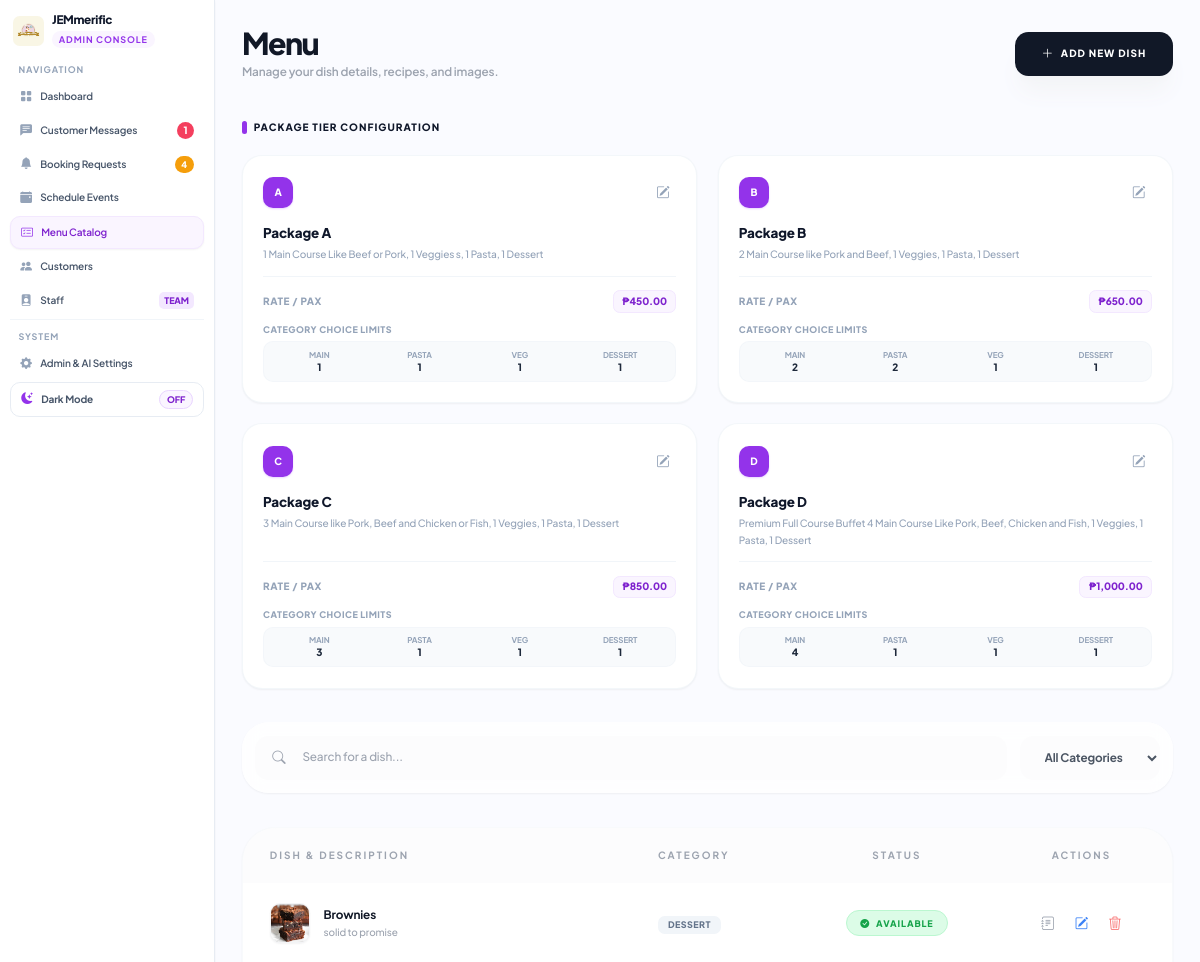
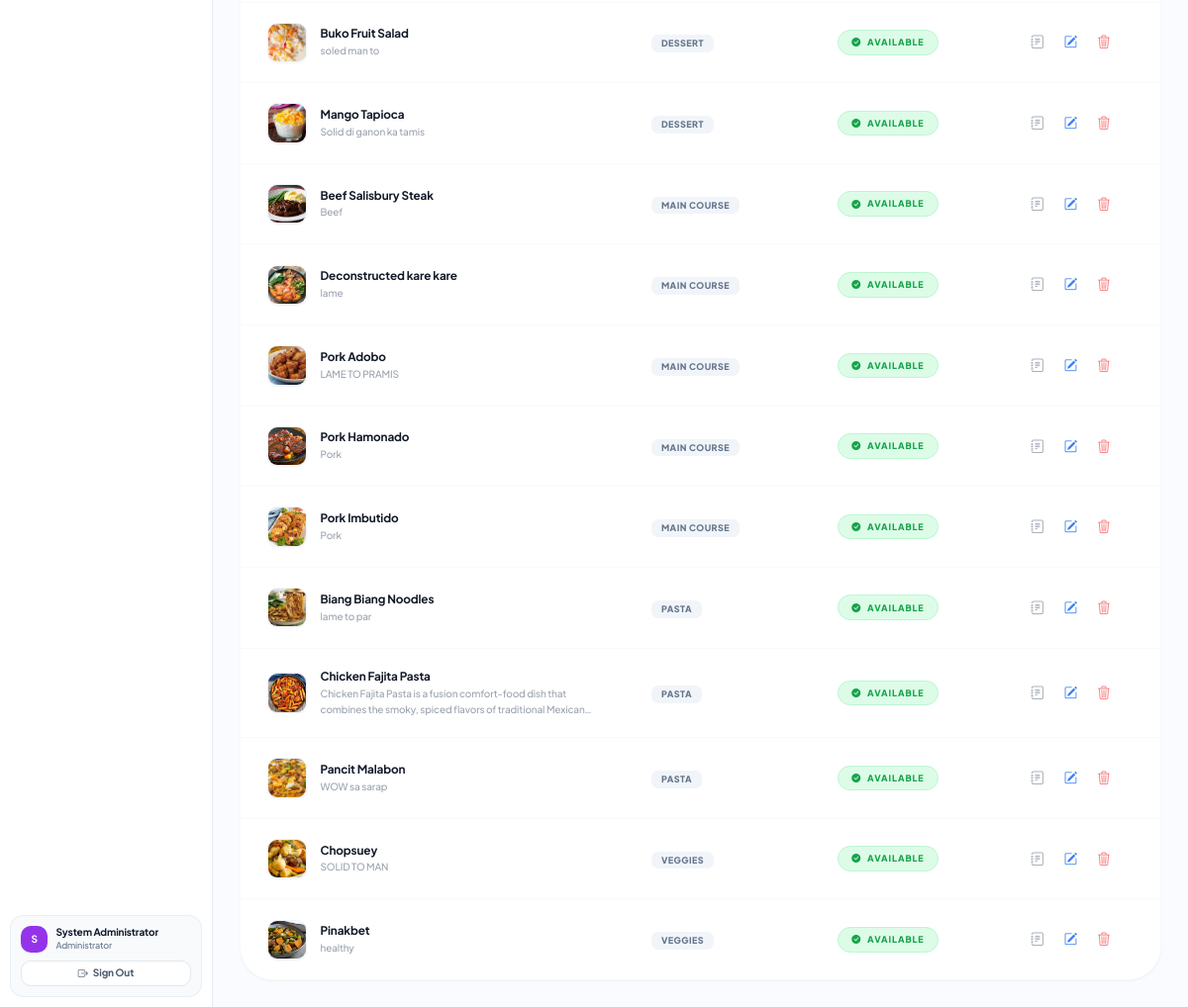
The app's page /inventory.php (signed in) with its own data (2 pictures, top to bottom).
### tables this page shows
CREATE TABLE `packages` (
  `package_id` char(1) NOT NULL,
  `package_name` varchar(100) NOT NULL,
  `price_per_pax` decimal(10,2) NOT NULL,
  `main_course_limit` int(11) NOT NULL DEFAULT 0,
  `dessert_limit` int(11) NOT NULL DEFAULT 0,
  `soup_limit` int(11) NOT NULL DEFAULT 0,
  `veggies_limit` int(11) DEFAULT 0,
  `pasta_limit` int(11) DEFAULT 0,
  `description` text DEFAULT NULL,
  `inclusions` text DEFAULT NULL
);

CREATE TABLE `menu_items` (
  `item_id` int(11) NOT NULL,
  `category_id` int(11) DEFAULT NULL,
  `item_name` varchar(100) NOT NULL,
  `description` text DEFAULT NULL,
  `recipe` text DEFAULT NULL,
  `image_path` varchar(255) DEFAULT NULL,
  `image_url` varchar(255) DEFAULT NULL,
  `price` decimal(10,2) DEFAULT NULL,
  `is_available` tinyint(1) DEFAULT 1
);

CREATE TABLE `menu_categories` (
  `category_id` int(11) NOT NULL,
  `category_name` varchar(50) NOT NULL
);

### inventory.php (the view, shortened to what this page needs)
<?php
require_once 'db_config.php';
$search = $_GET['search'] ?? '';
$where = " WHERE 1=1";
$menu_res = $conn->query("SELECT mi.*, mc.category_name
                          FROM menu_items mi
                          JOIN menu_categories mc ON mi.category_id = mc.category_id
                          $where
                          ORDER BY mc.category_name ASC, mi.item_name ASC");
$packages_res = $conn->query("SELECT * FROM packages ORDER BY package_id ASC");
?>
<!DOCTYPE html>
<html lang="en">
<head>
    <script src="https://cdn.tailwindcss.com"></script>
    <link rel="stylesheet" href="https://cdn.jsdelivr.net/npm/bootstrap-icons@1.11.1/font/bootstrap-icons.css">
</head>
<body class="flex min-h-screen">
    <?php require_once 'includes/admin_sidebar.php'; ?>
    <main class="flex-1 lg:ml-64 p-4 sm:p-6 md:p-8 transition-all">
        <header class="flex flex-col md:flex-row justify-between items-start md:items-center gap-4 sm:gap-6 mb-8 sm:mb-12">
            <div class="flex items-start gap-3.5">
                <div>
                    <h2 class="text-3xl sm:text-4xl font-black text-gray-900 tracking-tighter">Menu</h2>
                    <p class="text-xs sm:text-sm text-gray-400 font-semibold mt-1">Manage your dish details, recipes, and images.</p>
                </div>
            </div>
            <button onclick="toggleModal('addDishModal')" class="w-full sm:w-auto min-h-[44px] bg-gray-900 text-white px-6 sm:px-8 py-3.5 sm:py-4 rounded-2xl text-[10px] font-black uppercase tracking-widest flex items-center justify-center gap-2 hover:bg-purple-600 transition shadow-xl shadow-gray-100 active:scale-[0.99]">
                <i class="bi bi-plus-lg text-sm"></i> Add New Dish
            </button>
        </header>
        <div class="mb-10">
            <div class="flex items-center gap-2 mb-6">
                <span class="w-1.5 h-4 bg-purple-600 rounded-full"></span>
                <h3 class="text-xs font-black text-slate-900 uppercase tracking-widest">Package Tier Configuration</h3>
            </div>
            <div class="grid grid-cols-1 sm:grid-cols-2 xl:grid-cols-4 gap-6">
                <?php while ($pkg = $packages_res->fetch_assoc()): ?>
                <div class="bg-white p-6 rounded-3xl shadow-sm border border-slate-100/80 relative hover:shadow-md transition-all group flex flex-col justify-between">
                    <div>
                        <div class="flex justify-between items-center mb-4">
                            <div class="w-9 h-9 rounded-xl bg-purple-600 text-white flex items-center justify-center font-extrabold text-xs shadow-sm shadow-purple-200">
                                <?= htmlspecialchars($pkg['package_id']) ?>
                            </div>
                            <button onclick='openEditPackageModal(<?= json_encode($pkg) ?>)' class="p-2 text-slate-400 hover:text-purple-600 hover:bg-purple-50 rounded-xl transition" title="Edit Package Tier">
                                <i class="bi bi-pencil-square text-base"></i>
                            </button>
                        </div>
                        <h4 class="font-extrabold text-slate-900 text-base mb-1"><?= htmlspecialchars($pkg['package_name']) ?></h4>
                        <p class="text-xs text-slate-400 font-medium leading-relaxed mb-4 line-clamp-2"><?= htmlspecialchars($pkg['description'] ?? 'No description set.') ?></p>
                    </div>
                    <div class="pt-4 border-t border-slate-100 space-y-3">
                        <div class="flex justify-between items-center">
                            <span class="text-[10px] font-extrabold text-slate-400 uppercase tracking-wider">Rate / PAX</span>
                            <span class="text-xs font-black text-purple-700 bg-purple-50 px-2.5 py-1 rounded-lg border border-purple-100">
                                ₱<?= number_format($pkg['price_per_pax'], 2) ?>
                            </span>
                        </div>
                        <div>
                            <span class="text-[9px] font-extrabold text-slate-400 uppercase tracking-wider block mb-1.5">Category Choice Limits</span>
                            <div class="grid grid-cols-4 gap-1 bg-slate-50 p-2 rounded-xl border border-slate-100/70 text-center">
                                <div><p class="text-[8px] font-bold text-slate-400 uppercase">Main</p><p class="text-xs font-black text-slate-800"><?= $pkg['main_course_limit'] ?? 0 ?></p></div>
                                <div><p class="text-[8px] font-bold text-slate-400 uppercase">Pasta</p><p class="text-xs font-black text-slate-800"><?= $pkg['pasta_limit'] ?? 0 ?></p></div>
                                <div><p class="text-[8px] font-bold text-slate-400 uppercase">Veg</p><p class="text-xs font-black text-slate-800"><?= $pkg['veggies_limit'] ?? 0 ?></p></div>
                                <div><p class="text-[8px] font-bold text-slate-400 uppercase">Dessert</p><p class="text-xs font-black text-slate-800"><?= $pkg['dessert_limit'] ?? 0 ?></p></div>
                            </div>
                        </div>
                    </div>
                </div>
                <?php endwhile; ?>
            </div>
        </div>
        <div class="glass-card p-4 rounded-[2rem] mb-10 shadow-sm flex items-center gap-4">
            <form action="" method="GET" class="flex flex-col sm:flex-row flex-1 gap-3 sm:gap-4 w-full">
                <div class="relative flex-1">
                    <i class="bi bi-search absolute left-5 top-3.5 text-gray-400"></i>
                    <input type="text" name="search" value="<?= htmlspecialchars($search) ?>" placeholder="Search for a dish..."
                           class="w-full pl-14 pr-6 py-3.5 bg-gray-50/50 border-none rounded-2xl text-sm font-medium focus:ring-2 focus:ring-purple-500/20 min-h-[44px]">
                </div>
                <select name="category" onchange="this.form.submit()" class="bg-gray-50/50 border-none rounded-2xl px-6 py-3.5 text-sm font-bold text-gray-600 focus:ring-2 focus:ring-purple-500/20 min-h-[44px]">
                    <option value="">All Categories</option>
                </select>
            </form>
        </div>
        <div class="bg-white rounded-[2.5rem] overflow-hidden shadow-sm border border-slate-50">
            <div class="overflow-x-auto">
            <table class="w-full text-left">
                <thead class="bg-gray-50/50">
                    <tr class="text-[10px] font-black text-gray-400 uppercase tracking-[0.2em]">
                        <th class="px-8 py-6">Dish & Description</th>
                        <th class="px-8 py-6">Category</th>
                        <th class="px-8 py-6 text-center">Status</th>
                        <th class="px-8 py-6 text-center">Actions</th>
                    </tr>
                </thead>
                <tbody class="divide-y divide-gray-50">
                    <?php if($menu_res->num_rows > 0): ?>
                        <?php while($item = $menu_res->fetch_assoc()): ?>
                        <tr class="hover:bg-gray-50/30 transition group">
                            <td class="px-8 py-6 min-w-[260px] max-w-sm">
                                <div class="flex items-center gap-4">
                                    <div class="w-12 h-12 shrink-0 aspect-square rounded-xl overflow-hidden shadow-sm border border-gray-100 bg-gray-50 relative flex items-center justify-center">
                                        <?php if(!empty($item['image_path'])): ?>
                                            <img src="<?= htmlspecialchars($item['image_path']) ?>" alt="<?= htmlspecialchars($item['item_name']) ?>" class="dish-img-preview w-full h-full aspect-square object-cover block">
                                        <?php else: ?>
                                            <div class="w-full h-full bg-purple-50 text-purple-600 flex items-center justify-center font-black text-xs uppercase">
                                                <?= substr($item['item_name'], 0, 1) ?>
                                            </div>
                                        <?php endif; ?>
                                    </div>
                                    <div class="min-w-0 flex-1">
                                        <p class="font-bold text-gray-900 text-sm truncate"><?= htmlspecialchars($item['item_name']) ?></p>
                                        <p class="text-[10px] text-gray-400 font-medium line-clamp-2 leading-relaxed"><?= htmlspecialchars($item['description'] ?: 'No description provided.') ?></p>
                                    </div>
                                </div>
                            </td>
                            <td class="px-8 py-6">
                                <span class="px-3 py-1 bg-slate-100 rounded-lg text-[9px] font-black text-slate-500 uppercase tracking-wider">
                                    <?= htmlspecialchars($item['category_name']) ?>
                                </span>
                            </td>
                            <td class="px-8 py-6 text-center">
                                <button onclick="toggleAvailability(<?= $item['item_id'] ?>, <?= $item['is_available'] ?>)"
                                        class="px-4 py-1.5 rounded-full text-[9px] font-black tracking-widest uppercase transition-all cursor-pointer
                                        <?= $item['is_available'] ? 'bg-green-100 text-green-600 border border-green-200' : 'bg-gray-100 text-gray-400 border border-gray-200' ?>">
                                    <i class="bi <?= $item['is_available'] ? 'bi-check-circle-fill' : 'bi-slash-circle' ?> mr-1"></i>
                                    <?= $item['is_available'] ? 'Available' : 'Unavailable' ?>
                                </button>
                            </td>
                            <td class="px-8 py-6 text-center">
                                <div class="flex items-center justify-center gap-1">
                                    <button onclick='viewRecipe(<?= json_encode($item) ?>)' class="p-2.5 text-gray-400 hover:text-purple-600 hover:bg-purple-50 rounded-xl transition" title="View Recipe">
                                        <i class="bi bi-journal-text"></i>
                                    </button>
                                    <button onclick='openEditModal(<?= json_encode($item) ?>)' class="p-2.5 text-blue-500 hover:bg-blue-50 rounded-xl transition" title="Edit">
                                        <i class="bi bi-pencil-square"></i>
                                    </button>
                                    <button onclick="confirmDelete(<?= $item['item_id'] ?>)" class="p-2.5 text-red-400 hover:bg-red-50 rounded-xl transition" title="Delete">
                                        <i class="bi bi-trash3"></i>
                                    </button>
                                </div>
                            </td>
                        </tr>
                        <?php endwhile; ?>
                    <?php else: ?>
                        <tr><td colspan="5" class="py-20 text-center text-gray-300 text-xs font-bold uppercase tracking-widest">No items found</td></tr>
                    <?php endif; ?>
                </tbody>
            </table>
            </div>
        </div>
    </main>
</body>
</html>

### inventory.php (style rules this page uses)
body { font-family: 'Plus Jakarta Sans', sans-serif; letter-spacing: -0.01em; background-color: #FAFBFF; }
.glass-card { background: rgba(255, 255, 255, 0.8); backdrop-filter: blur(10px); }
.dish-img-preview { transition: transform 0.5s ease; width: 100%; height: 100%; aspect-ratio: 1 / 1; object-fit: cover; display: block; }
.line-clamp-2 { display: -webkit-box; -webkit-line-clamp: 2; -webkit-box-orient: vertical; overflow: hidden; }

### includes/admin_sidebar.php (style rules this page uses)
@media (min-width: 1024px) { html { font-size: 84%; } }

### records on screen
packages: package_id "A", package_name "Package A", description "1 Main Course Like Beef or Pork, 1 Veggies s, 1 Pasta, 1 Dessert", price_per_pax "450.00", main_course_limit "1", pasta_limit "1", veggies_limit "1", dessert_limit "1"
packages: package_id "B", package_name "Package B", description "2 Main Course like Pork and Beef, 1 Veggies, 1 Pasta, 1 Dessert", price_per_pax "650.00", main_course_limit "2", pasta_limit "2", veggies_limit "1", dessert_limit "1"
packages: package_id "C", package_name "Package C", description "3 Main Course like Pork, Beef and Chicken or Fish, 1 Veggies, 1 Pasta, 1 Dessert", price_per_pax "850.00", main_course_limit "3", pasta_limit "1", veggies_limit "1", dessert_limit "1"
packages: package_id "D", package_name "Package D", description "Premium Full Course Buffet 4 Main Course Like Pork, Beef, Chicken and Fish, 1 Veggies, 1 Pasta, 1 Dessert", price_per_pax "1,000.00", main_course_limit "4", pasta_limit "1", veggies_limit "1", dessert_limit "1"
menu_items: image_path (picture), item_name "Brownies", description "solid to promise", category.category_name "DESSERT", is_available 1 (drawn)
menu_items: image_path (picture), item_name "Buko Fruit Salad", description "soled man to", category.category_name "DESSERT", is_available 1 (drawn)
menu_items: image_path (picture), item_name "Mango Tapioca", description "Solid di ganon ka tamis", category.category_name "DESSERT", is_available 1 (drawn)
menu_items: image_path (picture), item_name "Beef Salisbury Steak", description "Beef", category.category_name "MAIN COURSE", is_available 1 (drawn)
menu_items: image_path (picture), item_name "Deconstructed kare kare", description "lame", category.category_name "MAIN COURSE", is_available 1 (drawn)
menu_items: image_path (picture), item_name "Pork Adobo", description "LAME TO PRAMIS", category.category_name "MAIN COURSE", is_available 1 (drawn)
menu_items: image_path (picture), item_name "Pork Hamonado", description "Pork", category.category_name "MAIN COURSE", is_available 1 (drawn)
menu_items: image_path (picture), item_name "Pork Imbutido", description "Pork", category.category_name "MAIN COURSE", is_available 1 (drawn)
menu_items: image_path (picture), item_name "Biang Biang Noodles", description "lame to par", category.category_name "PASTA", is_available 1 (drawn)
menu_items: image_path (picture), item_name "Chicken Fajita Pasta", description "Chicken Fajita Pasta is a fusion comfort-food dish that combines the smoky, spiced flavors of traditional…", category.category_name "PASTA", is_available 1 (drawn)
menu_items: image_path (picture), item_name "Pancit Malabon", description "WOW sa sarap", category.category_name "PASTA", is_available 1 (drawn)
menu_items: image_path (picture), item_name "Chopsuey", description "SOLID TO MAN", category.category_name "VEGGIES", is_available 1 (drawn)
menu_items: image_path (picture), item_name "Pinakbet", description "healthy", category.category_name "VEGGIES", is_available 1 (drawn)

### other values on screen
$adm_unread_msg_count "1"
$adm_pending_count "4"
substr($user_name, 0, 1) "S"
$user_name "System Administrator"
